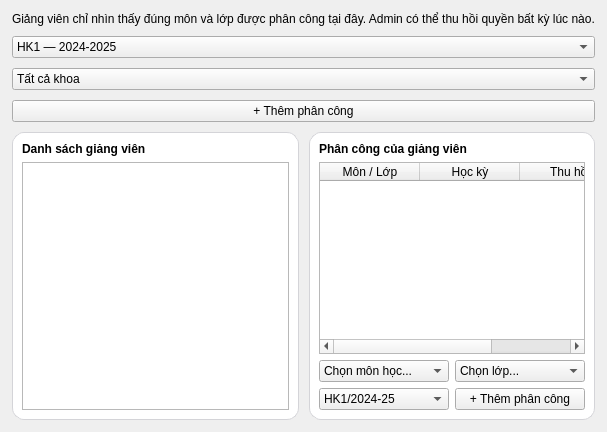
     <widget class="QWidget" name="pagePhanCong">
      <attribute name="title">
       <string>Phân công GV</string>
      </attribute>
      <layout class="QVBoxLayout" name="pagePhanCongLayout">
       <property name="spacing">
        <number>10</number>
       </property>
       <property name="leftMargin">
        <number>12</number>
       </property>
       <property name="topMargin">
        <number>12</number>
       </property>
       <property name="rightMargin">
        <number>12</number>
       </property>
       <property name="bottomMargin">
        <number>12</number>
       </property>
       <item>
        <widget class="QLabel" name="lblPcNote">
         <property name="text">
          <string>Giảng viên chỉ nhìn thấy đúng môn và lớp được phân công tại đây. Admin có thể thu hồi quyền bất kỳ lúc nào.</string>
         </property>
        </widget>
       </item>
       <item>
        <widget class="QComboBox" name="cbPcHocKy">
         <item>
          <property name="text">
           <string>HK1 — 2024-2025</string>
          </property>
         </item>
        </widget>
       </item>
       <item>
        <widget class="QComboBox" name="cbPcKhoa">
         <item>
          <property name="text">
           <string>Tất cả khoa</string>
          </property>
         </item>
        </widget>
       </item>
       <item>
        <widget class="QPushButton" name="btnThemPhanCongTop">
         <property name="text">
          <string>+ Thêm phân công</string>
         </property>
        </widget>
       </item>
       <item>
        <layout class="QHBoxLayout" name="pcSplit">
         <item>
          <widget class="QFrame" name="framePcLeft">
           <property name="styleSheet">
            <string notr="true">QFrame#framePcLeft { background:#ffffff; border:1px solid #d4d4d8; border-radius:12px; }</string>
           </property>
           <layout class="QVBoxLayout" name="framePcLeftLayout">
            <item>
             <widget class="QLabel" name="lblPcLeftTitle">
              <property name="text">
               <string>Danh sách giảng viên</string>
              </property>
              <property name="styleSheet">
               <string notr="true">font-weight:700;</string>
              </property>
             </widget>
            </item>
            <item>
             <widget class="QListWidget" name="lstGiangVienPc"/>
            </item>
           </layout>
          </widget>
         </item>
         <item>
          <widget class="QFrame" name="framePcRight">
           <property name="styleSheet">
            <string notr="true">QFrame#framePcRight { background:#ffffff; border:1px solid #d4d4d8; border-radius:12px; }</string>
           </property>
           <layout class="QVBoxLayout" name="framePcRightLayout">
            <item>
             <widget class="QLabel" name="lblPcRightTitle">
              <property name="text">
               <string>Phân công của giảng viên</string>
              </property>
              <property name="styleSheet">
               <string notr="true">font-weight:700;</string>
              </property>
             </widget>
            </item>
            <item>
             <widget class="QTableWidget" name="tbPhanCongChiTiet">
              <property name="alternatingRowColors">
               <bool>true</bool>
              </property>
              <column>
               <property name="text">
                <string>Môn / Lớp</string>
               </property>
              </column>
              <column>
               <property name="text">
                <string>Học kỳ</string>
               </property>
              </column>
              <column>
               <property name="text">
                <string>Thu hồi</string>
               </property>
              </column>
             </widget>
            </item>
            <item>
             <layout class="QHBoxLayout" name="rowPcActions1">
              <item>
               <widget class="QComboBox" name="cbPcMon">
                <item>
                 <property name="text">
                  <string>Chọn môn học...</string>
                 </property>
                </item>
               </widget>
              </item>
              <item>
               <widget class="QComboBox" name="cbPcLop">
                <item>
                 <property name="text">
                  <string>Chọn lớp...</string>
                 </property>
                </item>
               </widget>
              </item>
             </layout>
            </item>
            <item>
             <layout class="QHBoxLayout" name="rowPcActions2">
              <item>
               <widget class="QComboBox" name="cbPcHocKyThem">
                <item>
                 <property name="text">
                  <string>HK1/2024-25</string>
                 </property>
                </item>
               </widget>
              </item>
              <item>
               <widget class="QPushButton" name="btnPcThem">
                <property name="text">
                 <string>+ Thêm phân công</string>
                </property>
               </widget>
              </item>
             </layout>
            </item>
           </layout>
          </widget>
         </item>
        </layout>
       </item>
      </layout>
     </widget>
